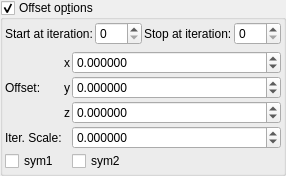
    <widget class="MyGroupBox" name="groupCheck_transf_function_enabledAx_false">
     <property name="title">
      <string>Offset op&amp;tions</string>
     </property>
     <property name="checkable">
      <bool>true</bool>
     </property>
     <layout class="QVBoxLayout" name="verticalLayout_10">
      <property name="leftMargin">
       <number>2</number>
      </property>
      <property name="topMargin">
       <number>2</number>
      </property>
      <property name="rightMargin">
       <number>2</number>
      </property>
      <property name="bottomMargin">
       <number>2</number>
      </property>
      <item>
       <layout class="QGridLayout" name="gridLayout_83">
        <property name="spacing">
         <number>2</number>
        </property>
        <item row="2" column="3">
         <widget class="QLabel" name="label_53">
          <property name="text">
           <string>Stop at iteration:</string>
          </property>
         </widget>
        </item>
        <item row="2" column="4">
         <widget class="MySpinBox" name="spinboxInt_transf_stop_iterations_B">
          <property name="sizePolicy">
           <sizepolicy hsizetype="Preferred" vsizetype="Maximum">
            <horstretch>0</horstretch>
            <verstretch>0</verstretch>
           </sizepolicy>
          </property>
          <property name="maximum">
           <number>999</number>
          </property>
         </widget>
        </item>
        <item row="2" column="2">
         <widget class="MySpinBox" name="spinboxInt_transf_start_iterations_B">
          <property name="sizePolicy">
           <sizepolicy hsizetype="Minimum" vsizetype="Maximum">
            <horstretch>0</horstretch>
            <verstretch>0</verstretch>
           </sizepolicy>
          </property>
          <property name="minimum">
           <number>0</number>
          </property>
          <property name="maximum">
           <number>999</number>
          </property>
          <property name="value">
           <number>0</number>
          </property>
         </widget>
        </item>
        <item row="2" column="1">
         <widget class="QLabel" name="label_73">
          <property name="text">
           <string>Start at iteration:</string>
          </property>
         </widget>
        </item>
       </layout>
      </item>
      <item>
       <layout class="QGridLayout" name="gridLayout_63" columnstretch="0,0,0,1">
        <property name="spacing">
         <number>2</number>
        </property>
        <item row="2" column="1">
         <widget class="QLabel" name="label_255">
          <property name="text">
           <string>Offset:</string>
          </property>
         </widget>
        </item>
        <item row="3" column="3">
         <widget class="MyDoubleSpinBox" name="spinbox3_transf_addition_constant_z">
          <property name="sizePolicy">
           <sizepolicy hsizetype="Minimum" vsizetype="Maximum">
            <horstretch>0</horstretch>
            <verstretch>0</verstretch>
           </sizepolicy>
          </property>
          <property name="prefix">
           <string/>
          </property>
          <property name="suffix">
           <string/>
          </property>
          <property name="decimals">
           <number>6</number>
          </property>
          <property name="minimum">
           <double>-99.989999999999995</double>
          </property>
          <property name="maximum">
           <double>99.989999999999995</double>
          </property>
          <property name="singleStep">
           <double>0.100000000000000</double>
          </property>
         </widget>
        </item>
        <item row="1" column="2">
         <widget class="QLabel" name="label_117">
          <property name="text">
           <string notr="true">x</string>
          </property>
         </widget>
        </item>
        <item row="2" column="3">
         <widget class="MyDoubleSpinBox" name="spinbox3_transf_addition_constant_y">
          <property name="sizePolicy">
           <sizepolicy hsizetype="Minimum" vsizetype="Maximum">
            <horstretch>0</horstretch>
            <verstretch>0</verstretch>
           </sizepolicy>
          </property>
          <property name="prefix">
           <string/>
          </property>
          <property name="suffix">
           <string/>
          </property>
          <property name="decimals">
           <number>6</number>
          </property>
          <property name="minimum">
           <double>-99.989999999999995</double>
          </property>
          <property name="maximum">
           <double>99.989999999999995</double>
          </property>
          <property name="singleStep">
           <double>0.100000000000000</double>
          </property>
         </widget>
        </item>
        <item row="3" column="2">
         <widget class="QLabel" name="label_118">
          <property name="text">
           <string notr="true">z</string>
          </property>
         </widget>
        </item>
        <item row="2" column="2">
         <widget class="QLabel" name="label_113">
          <property name="text">
           <string notr="true">y</string>
          </property>
         </widget>
        </item>
        <item row="1" column="3">
         <widget class="MyDoubleSpinBox" name="spinbox3_transf_addition_constant_x">
          <property name="sizePolicy">
           <sizepolicy hsizetype="Minimum" vsizetype="Maximum">
            <horstretch>0</horstretch>
            <verstretch>0</verstretch>
           </sizepolicy>
          </property>
          <property name="prefix">
           <string/>
          </property>
          <property name="suffix">
           <string/>
          </property>
          <property name="decimals">
           <number>6</number>
          </property>
          <property name="minimum">
           <double>-99.989999999999995</double>
          </property>
          <property name="maximum">
           <double>99.989999999999995</double>
          </property>
          <property name="singleStep">
           <double>0.100000000000000</double>
          </property>
         </widget>
        </item>
        <item row="4" column="1">
         <widget class="QLabel" name="label_256">
          <property name="text">
           <string>Iter. Scale:</string>
          </property>
         </widget>
        </item>
        <item row="4" column="3">
         <widget class="MyDoubleSpinBox" name="spinbox_transf_scale_1">
          <property name="sizePolicy">
           <sizepolicy hsizetype="Minimum" vsizetype="Maximum">
            <horstretch>0</horstretch>
            <verstretch>0</verstretch>
           </sizepolicy>
          </property>
          <property name="prefix">
           <string/>
          </property>
          <property name="suffix">
           <string/>
          </property>
          <property name="decimals">
           <number>6</number>
          </property>
          <property name="minimum">
           <double>-99.989999999999995</double>
          </property>
          <property name="maximum">
           <double>99.989999999999995</double>
          </property>
          <property name="singleStep">
           <double>0.100000000000000</double>
          </property>
         </widget>
        </item>
        <item row="5" column="1">
         <widget class="MyCheckBox" name="checkBox_transf_function_enabledA_false">
          <property name="text">
           <string>sym1</string>
          </property>
         </widget>
        </item>
        <item row="5" column="3">
         <widget class="MyCheckBox" name="checkBox_transf_function_enabledB_false">
          <property name="text">
           <string>sym2</string>
          </property>
         </widget>
        </item>
       </layout>
      </item>
     </layout>
    </widget>
